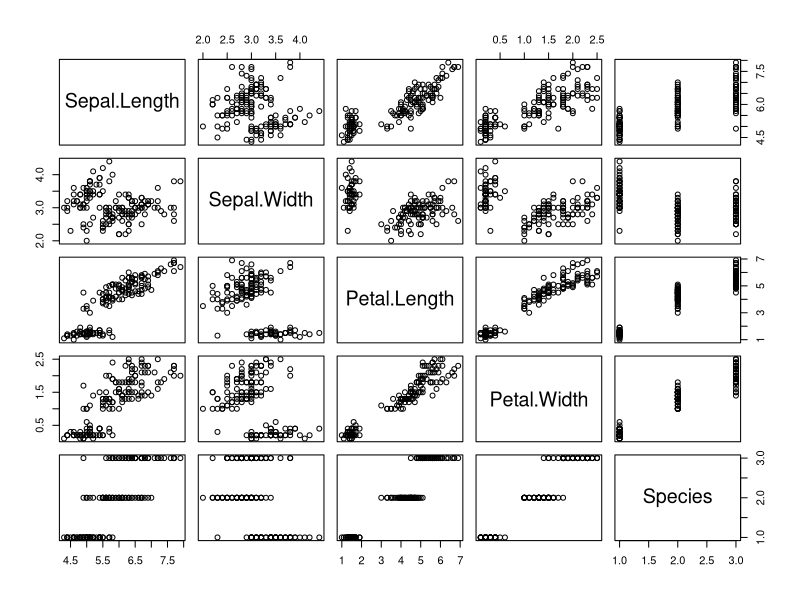
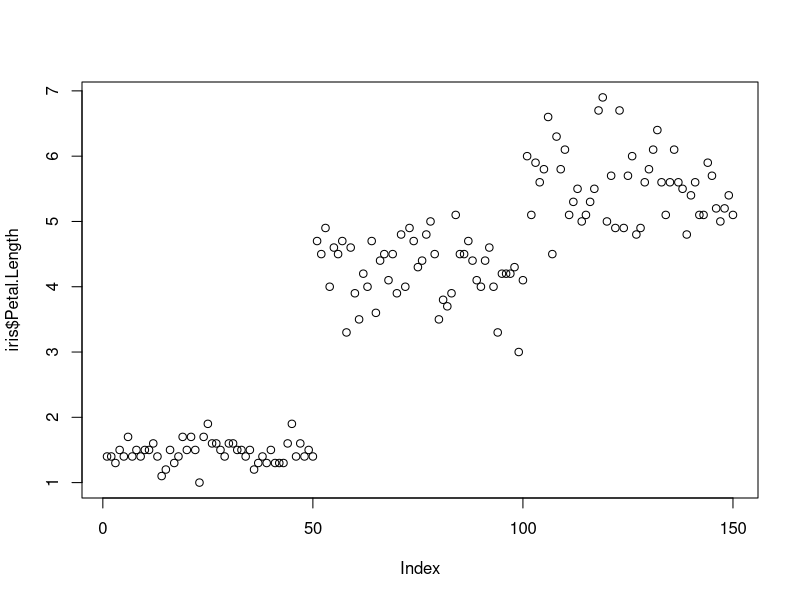

Recreate these plots in R, in order. (Note: this script raises an error after producing the figures.)
## ---- chunk 1
head(iris)
## ---- chunk 2
tail(iris)
## ---- chunk 3
plot(iris)
## ---- chunk 4
summary(iris)
## ---- chunk 5
str(iris)
## ---- chunk 6
plot(iris$Petal.Length)
## ---- chunk 7
as.character(iris$Species)
## ---- chunk 8
as.numeric(iris$Species)
## ---- chunk 9
x <- c(3,6,9,12,15)
x + 1
x + c(1,2,3,4,5) #4  8 12 16 20
## ---- chunk 10
x <- c(3,5,6,12,15)
y <- 1:5
z <- append(x,y) # 합쳐줌  # 4,7,9,16,20
z
## ---- chunk 11
z <- x + y
z # 계산이 됨 
z <- c(x,y)
z
## ---- chunk 12
x 
x + c(1,2) # Warning: longer object length is not a multiple of shorter object length
            # 값은 나오기는 하는데 길이가 맞지 않아서 3+1 / 5+2 / 6+1 / 12+2 / 15+1 로 나옴
            # c(1,2)가 뺑뺑이 되서 더해짐, 이렇게 사용하지 말것. 
## ---- chunk 13
length(x) == length(c(1,2)) # 몇개 없으니 눈으로 확인하는데 셀수 없을땐 먼저 
                            # 길이로 확인한 뒤에 더할것 
## ---- chunk 14
(length(unique(iris$Sepal.Length))/ length(iris$Sepal.Length) * 100)

## ---- chunk 15
x <- c("a","b","c","d","e","f","g","h")
x[1:2] # "a","b"
paste(x[1], x[2]) # 1번째와 2번째를 합쳐서 "a b"로 만듬 ,, + a b 사이 떨어져 있는건 나중에
## ---- chunk 16
paste("Hello","World!") #"Hello World!"
## ---- chunk 17
paste(iris$Species[1],iris$Species[51],iris$Species[101])
iris$Species[c(seq(1,length(iris$Species),50))]
paste(iris$Species[c(seq(1,length(iris$Species),50))])  







# = "setosa"     "mergesicolor" "virginica"
    # vector를 합칠때 사용 출력이아님
    #seq(1,length(iris$Species),50)  = 1  51 101

## ---- chunk 18
print("aaa","vvv") # print는 1개밖에 출력 못함, 
cat("aaa \t bbb \n ccc")  # 여러개 출력할때는 cat을 사용
## ---- chunk 19
paste("010","1111","2222",sep = "") # = 01011112222
paste("010","1111","2222",sep = '-') #= 010-1111-2222
        # 강사님은 ""로 가르쳐주심 
## ---- chunk 20
str01 <- "abcdefghijklmnop" # bcde만가져오고싶다 
substring(str01,2,5)
str02 <- "가나다라마바사아자차카타파하" # ="나다라마"
substring(str02,2,5)
## ---- chunk 21
x <- runif(5,1,20)
x

xx <- runif(5,"가","횧") # 한글은 안되는듯?
## ---- chunk 22
# x가 4와 7 사이에 있는지를 확인하기 
(x>=4) & (x<=7)
# 몇개가 있냐 
sum((x>=4) & (x<=7)) # = 1 

## ---- chunk 23
any(x>=10) # 어떤거 하나라도 
all(x>=10) # 전부 다 만족하자 

## ---- chunk 24
    vec1 <- c(1,2,3)
    vec2 <- c(4,5,6)
    vec3 <- c(7,8,9)
## ---- chunk 25
    # rbind : row bind 

    mat1 <- rbind(vec1, vec2, vec3)
    mat1
## ---- chunk 26
    #cbind : column bind
    mat2 <- cbind(vec1, vec2, vec3)
    mat2
## ---- chunk 27
    # iris의 1~5번 데이터만 추출하기 
    head(iris,5)
    irisHead <- head(iris,5)
    irisHead

    # 추출한 데이터의 row에 1,1,1,1, setosa 추가하기 

    irisHead<-rbind(irisHead,c(1,1,1,1,"setosa"))
      irisHead
      
      
    # 추출한 데이터에 abc라는 컬럼과 데이터 2,2,2,2,2,2 의 데이터 추가하기 (abc = )
      irisHead
      irisHead <- cbind(irisHead, abc=rep(2,8)) # << 강사님 답안 
    irisHead <- cbind(irisHead,"abc"=2)
    irisHead
## ---- chunk 28
    irisHead <- iris[1:5,]
    # Length = Sepal.Lenght + Petal.Length 로 계산하여 Length컬럼 추가하기
    irisHead
    irisHead<- cbind(irisHead, length = irisHead$Sepal.Length+irisHead$Petal.Length)
    irisHead$Length = irisHead$Sepal.Length + irisHead$Petal.Length # 여기서 바로 만드는방법
    irisHead
## ---- chunk 29
    sl <- iris$Sepal.Length
    sw <- iris$Sepal.Width
    irisM <- cbind(sl, sw)
    head(irisM)
    class(irisM) # = "matrix" "array" 
    irisD <- as.data.frame(irisM)
    head(irisD)
    class(irisD) # = class(irisD)
## ---- chunk 30
    mat1
    class(mat1) # ="matrix" "array" 
    colnames(mat1) <- c("A","B","C")
    mat1
    # vector 2개로 만들었으니 당연히 matrix
    mat1D <- as.data.frame(mat1)
    class(mat1D)
    mat1D
## ---- chunk 31
    mat2
    rownames(mat2) <- 1:3
    mat2
    mat2D <- as.data.frame(mat2)
    mat2D
## ---- chunk 32
    mat1<- rbind(mat1,mat2)
    mat1
    mat1<- as.data.frame(mat1)
    mat1D
    mat2D # 1D 2D의 컬럼 이름이 달라서 안합쳐짐
    colnames(mat2D) <- colnames(mat1D)
    mat12D <- rbind(mat1D,mat2D)
    mat12D

    mat2 <- cbind(mat1,mat2)
    mat2
## ---- chunk 33
    colnames(mat2D) <- colnames(mat1D) # 이름 바꿔치기
    colnames(mat1D)
    colnames(mat2D)
## ---- chunk 34
    # Vector로 데이터프레임 만들기
    no <- 1:4
    name <- c("Apple","Banana","Peach","Berry")
    price <- c(500,400,300,200)
    qty <- c(5,2,7,4)
    fruit <- data.frame(번호 = no , 상품명 = name, 금액 = price, 재고량 = qty)
    fruit
## ---- chunk 35
    str(fruit)
## ---- chunk 36
    #fruit에서 상품명과 재고량만 보기

    fruit[,c("상품명","재고량")]
    fruit[,c(2,4)]

    # fruit에서 번호를 제외한 모든 내용 보기
    fruit
    fruit[,-1]
    fruit[,-(3:4)]

    # fruit에서 2,4번 행을 제외한 상품명, 금액, 재고량만 출력 

    fruit[-c(2,4),]
## ---- chunk 37
    no <- 1:4
    name <- c("Apple","Banana","Peach","Berry")
    price <- c(500,400,300,200)
    qty <- c(5,2,7,9)
    qtyprice <- c(price*qty)
    fruit <- data.frame(번호 = no , 상품명 = name, 금액 = price, 재고량 = qty, 재고금액 = qtyprice)#
    ########### 이렇게 하는거 아님 일케 하지 마셈 ###############
    fruit

    ## 내가 한거. cbind 도 안쓰는거임 
    fruit <- cbind(fruit,재고금액 = fruit$금액*fruit$재고량)
    fruit

    ## 강사님 답안 
    fruit$재고금액 = fruit$재고량*fruit$금액
    fruit

## ---- chunk 38
    # fruit에 원산지 컬럼 생성하여 붙이기 ( 한국,태국,한국,중국)
    from = c("한국","태국","한국","중국")
    fruit <- data.frame(fruit, 원산지 = from)
    fruit
    # 답안지는 안가르쳐주심
## ---- chunk 39
txtEmp <- read.table("./Data/emp.txt", header = T, sep="\t") #txt file 은 table로 
txtEmp # sep은 뭔가 없애주는듯. 띄어쓰기는 알아서 1칸 없애주고 ,같은거 있음 sep으로 없애줌
#파일 안에 tab 키는 = 101\thong\t150 일케 하나로 나옴 . 그때는 sep="\t" 로 없애야댐
## ---- chunk 40
str(txtEmp)
## ---- chunk 41
csvEmp <- read.csv("./Data/emp2.csv", head=F)
csvEmp
colnames(csvEmp) <- c("사번","이름","급여")
csvEmp
str(csvEmp)
## ---- chunk 42
ncol(csvEmp)
nrow(csvEmp)
## ---- chunk 43
df <- data.frame(x=1:5, y=seq(2,10,2), z=c("a","b","c","d","e"))
df

sum(df$x)
sum(df$y)


df <- data.frame(x=1:5, y=seq(2,10,2), z=c("a","b","c","d","e"))
## ---- chunk 44
apply(df[,1:2],2,sum) # 2 는 열방향(세로)
apply(df[,1:2],2,mean)
apply(df[,1:2],2,sd)
df[,1:2]
## ---- chunk 45
apply(df[,1:2],1,sum) #1은 행방향(가로)
apply(df[,1:2],1,mean)
apply(df[,1:2],1,sd)
## ---- chunk 46
df$Hap = apply(df[,1:2],1,sum) #1은 행방향(가로)
df
## ---- chunk 47
subset(df, x>=3 & y >=8)
nrow(subset(df, x>=3 & y >=8)) # 몇개인지 확인할때 이렇게 확인 
## ---- chunk 48
subset(df, x>=3 & y >=8)
apply(subset(df, x>=3 & y >=8)[,1:2],2,sum)
applyx3y8 <- subset(df, x>=3 & y >=8)
apply(applyx3y8[,1:2],2,sum)

## ---- chunk 49
height <- data.frame(id=1:3, height=c(160,170,180))
weight <- data.frame(id=c(2,1,3), weight=c(70,60,80))
height
weight

## ---- chunk 50
merge(height, weight)
## ---- chunk 51
height <- data.frame(id=1:3,height=c(160,170,180))
weight <- data.frame(ad=c(2,1), weight=c(70,60))
height
weight
## ---- chunk 52
merge(height,weight)  # 걍 해본거, 결과값은 역시 아님    #sql의 inner join 
merge(x=height, y=weight, by.x = "id", by.y = "ad") # by.x 는 x의 key 인거임
## ---- chunk 53
merge(x=height, y=weight, by.x = "id", by.y = "ad", all.x = T) ## outter join
## ---- chunk 54
member <- list(name="Hosik", address="Seoul", tel = "010-8756-7438", pay = 300)
member
## ---- chunk 55
member$name
member$address
## ---- chunk 56
library(stringr)
## ---- chunk 57
string <- "hongkildong105yoube1002kwanwoo25ジャンGB位２００５호식7438"
string
## ---- chunk 58
str_extract_all(string, "[a-z]{3}") ## 마지막에 kwanwoo25 에서 o가 덜 왔음 
## ---- chunk 59
str_extract_all(string, "[a-z]{3,5}") # 최소3개 에서 최대 5개로 옴 
## ---- chunk 60
#영문자만 추출하기 

aaa <- str_extract_all(string, "[a-z]{3,}") # 3글자 이상 전부 추출
aaa
aaa[1]
class(aaa) # 허걱! list 네요

bbb<-unlist(aaa) # list를 제거 
bbb



str_extract_all(string, "[a-z]{3,}") # 3글자 이상 전부 추출

bbb

bbb[1]
## ---- chunk 61
string
ccc<- str_extract_all(string,"[0-9]{1,}")
ccc
ccc2 <-unlist(ccc)
ccc2
## ---- chunk 62
string2 <- "ㅁ아ㅓㄹ;ㅇㄴ러나가나달아리앟호식 명철 윤현 영혁 "
ddd<- str_extract_all(string2,"[가-횧]{1,}")
ddd
eee <- ddd<- str_extract_all(string,"[あ-ホ]{1,}")
eee
## ---- chunk 63
string
str_extract_all(string, "[^a-z]{1,}")
## ---- chunk 64
str_length(string)

test321 <-str_extract_all(string, "[^a-z]{1,}")
test321 <- unlist(test321)
test321
str_length(test321) # Warning: argument is not an atomic vector; coercing[1] 38
## ---- chunk 65
string
str_locate(string,'호식') 
# 호식 앞글자까지 글을 따고 싶을때 호식 위치 구하고, 그 전으로 찾으면 댐

## ---- chunk 66
str_sub(string,1,42) # 이렇게 쓰지 말구
str_sub(string,1,str_locate(string,"호식")[1]) # 호 가 나옴 
str_sub(string,1,str_locate(string,"호식")[1]-1) # -1 을 해서 호 가 빠짐


## ---- chunk 67
str_to_upper(string) #대문자로 변경하기
str_to_lower(string) #소문자로 변경하기
## ---- chunk 68
string
string <- str_replace(string,"hongkildong105","홍길동,")
string <- str_replace(string, "yoube1002","유비45,")
string <- str_replace(string, "kwanwoo25","관우25,")
string <- str_replace(string,"ひらがな","ひらがな23、,")
string <- str_replace(string,"2005","20")
string
## ---- chunk 69
unlist(str_split(string, ",")) # 위에서 , 로 기준점을 만들고 , 로 자른뒤 list니까 unlist처리
## ---- chunk 70
price <- "123,456,789"
price1 <-str_extract_all(price,"[0-9]{1,}")

#price1 <- unlist(str_split(price,","))
price1
price2 <- paste(price1[1],price1[2],price1[3],sep = "") # = 01011112222
class(price2)
str(price2)
price2 <- as.numeric(price2)
str(price2)

### 강사님 답안지 
as.numeric(str_replace_all(price,",",""))
as.numeric(str_remove_all(price,","))
## ---- chunk 71
temp <- c(1,2,NA,4);temp
sum(is.na(temp)) # = NA 1개 있는지 확인
str_replace_na(temp, median(temp, na.rm =T)) ## 중앙값으로 대체 , 평균은 계산값이라 의미없다

